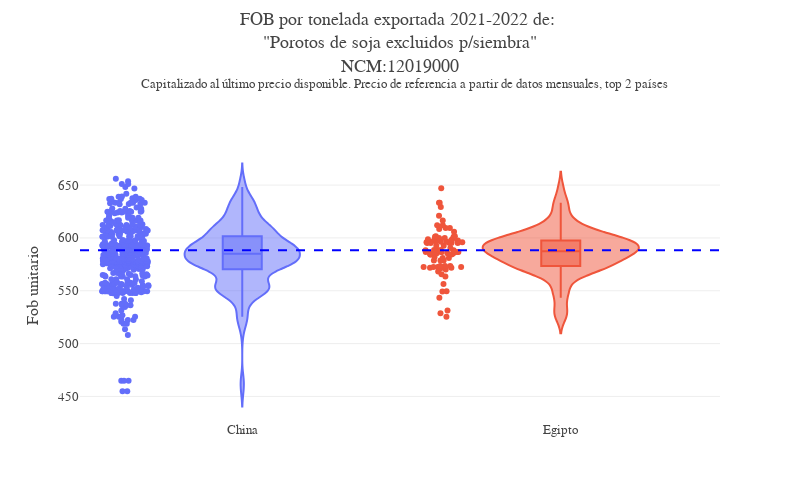

The cell this chart's notebook holds for it:
### Code cell
comercio.precio_violinplot_capitalizado(df=comercio.df_producto,
                ncm=12019000, 
                sim='default', #Es otra forma de decir que no importa, sino poner "#" adelante
                n_paises=2,
                max_range=4000
                )

### Figure 1 — Plotly figure (JSON) as saved in the notebook; plotly's stock layout.template omitted (floating-point values rounded to 4 significant figures; data arrays with more than 128 entries replaced by an {"elided": "..."} marker saying what was removed)
{"data": [{"alignmentgroup": "True", "box": {"visible": true}, "customdata": {"elided": "475x10 mixed values"}, "hovertemplate": "Destino=%{x}<br>Precio capitalizado=%{y}<br>Exportador=%{customdata[0]}<br>Fob=%{customdata[1]}<br>Precio de referencia=%{customdata[2]}<br>Kg=%{customdata[3]}<br>Fecha=%{customdata[4]}<br>Precio=%{customdata[5]}<br>Spread=%{customdata[6]}<br>Documento=%{customdata[7]}<br>sec=%{customdata[8]}<br>sim=%{customdata[9]}<extra></extra>", "legendgroup": "China", "marker": {"color": "#636efa"}, "name": "China", "offsetgroup": "China", "orientation": "v", "points": "all", "scalegroup": "True", "showlegend": true, "type": "violin", "x": {"elided": "475 str values"}, "x0": " ", "xaxis": "x", "y": {"elided": "475 float values"}, "y0": " ", "yaxis": "y"}, {"alignmentgroup": "True", "box": {"visible": true}, "customdata": {"elided": "86x10 mixed values"}, "hovertemplate": "Destino=%{x}<br>Precio capitalizado=%{y}<br>Exportador=%{customdata[0]}<br>Fob=%{customdata[1]}<br>Precio de referencia=%{customdata[2]}<br>Kg=%{customdata[3]}<br>Fecha=%{customdata[4]}<br>Precio=%{customdata[5]}<br>Spread=%{customdata[6]}<br>Documento=%{customdata[7]}<br>sec=%{customdata[8]}<br>sim=%{customdata[9]}<extra></extra>", "legendgroup": "Egipto", "marker": {"color": "#EF553B"}, "name": "Egipto", "offsetgroup": "Egipto", "orientation": "v", "points": "all", "scalegroup": "True", "showlegend": true, "type": "violin", "x": ["Egipto", "Egipto", "Egipto", "Egipto", "Egipto", "Egipto", "Egipto", "Egipto", "Egipto", "Egipto", "Egipto", "Egipto", "Egipto", "Egipto", "Egipto", "Egipto", "Egipto", "Egipto", "Egipto", "Egipto", "Egipto", "Egipto", "Egipto", "Egipto", "Egipto", "Egipto", "Egipto", "Egipto", "Egipto", "Egipto", "Egipto", "Egipto", "Egipto", "Egipto", "Egipto", "Egipto", "Egipto", "Egipto", "Egipto", "Egipto", "Egipto", "Egipto", "Egipto", "Egipto", "Egipto", "Egipto", "Egipto", "Egipto", "Egipto", "Egipto", "Egipto", "Egipto", "Egipto", "Egipto", "Egipto", "Egipto", "Egipto", "Egipto", "Egipto", "Egipto", "Egipto", "Egipto", "Egipto", "Egipto", "Egipto", "Egipto", "Egipto", "Egipto", "Egipto", "Egipto", "Egipto", "Egipto", "Egipto", "Egipto", "Egipto", "Egipto", "Egipto", "Egipto", "Egipto", "Egipto", "Egipto", "Egipto", "Egipto", "Egipto", "Egipto", "Egipto"], "x0": " ", "xaxis": "x", "y": [598.8, 596.4, 597.6, 595.2, 629.3, 596.4, 598.8, 596.4, 597.6, 599.9, 599.9, 571.8, 598.8, 605.8, 595.2, 595.2, 595.2, 571.8, 595.2, 590.5, 596.4, 586.6, 586.6, 584.3, 609.3, 580.9, 586.6, 578.6, 585.4, 578.6, 586.6, 586.6, 578.6, 588.3, 588.3, 588.3, 586.6, 585.4, 585.4, 580.9, 609.3, 572.4, 571.2, 572.4, 572.4, 572.4, 596, 596, 573.5, 573.5, 596.4, 572.4, 570.1, 565.7, 572.4, 584.3, 584.3, 549.3, 543.3, 573.5, 616.4, 531.3, 525.4, 549.5, 586.2, 528.8, 647, 633.2, 601.1, 633.2, 601.1, 556.3, 601.7, 608.5, 592.6, 611.9, 592.6, 601.7, 620.9, 611.9, 563.4, 588.6, 588.6, 568.2, 582, 585], "y0": " ", "yaxis": "y"}], "layout": {"font": {"family": "Georgia", "size": 13}, "height": 500, "legend": {"title": {"text": "Destino"}, "tracegroupgap": 0}, "margin": {"t": 150}, "separators": ",.", "shapes": [{"line": {"color": "blue", "dash": "dash"}, "type": "line", "x0": 0, "x1": 1, "xref": "x domain", "y0": 588.3, "y1": 588.3, "yref": "y"}], "showlegend": false, "title": {"text": "FOB por tonelada exportada 2021-2022 de: <br>\"Porotos de soja excluidos p/siembra\"<br>NCM:12019000<br> <sup> Capitalizado al último precio disponible. Precio de referencia a partir de datos mensuales, top 2 países", "y": 0.95}, "violinmode": "overlay", "width": 800, "xaxis": {"anchor": "y", "categoryarray": ["China", "Egipto"], "categoryorder": "array", "domain": [0, 1], "title": {"text": ""}}, "yaxis": {"anchor": "x", "domain": [0, 1], "title": {"text": "Fob unitario"}}}}
